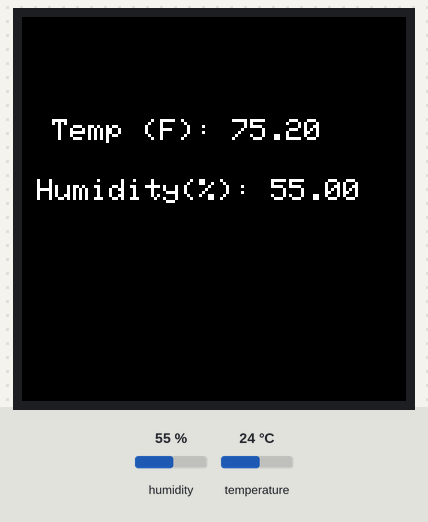
Simulated run of this sketch. Board: Arduino Uno, built with avr-gcc and run on an emulated ATmega328P. Shown: 128×128 colour display. Inputs (shaded band) come from the test bench; at power-on: humidity 55 %, temperature 24 °C. What the sketch prints to the serial monitor is not drawn.

Above: at 2.7 s.
2.8 s: humidity set to 22 %
At 4.7 s:
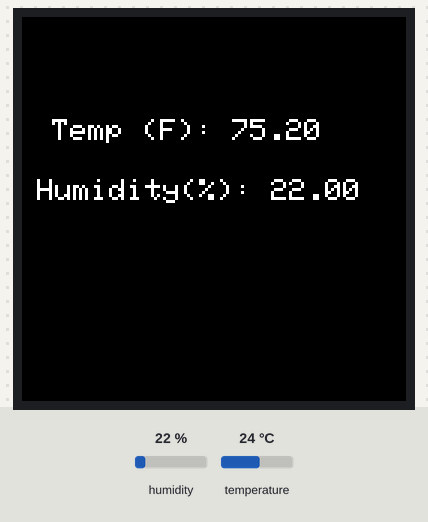
7.0 s: temperature set to 12 °C
At 9.0 s:
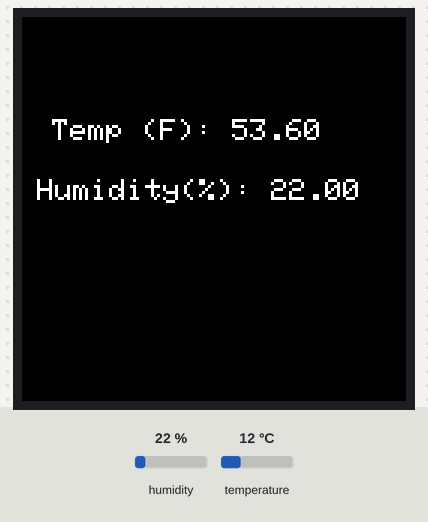
11.2 s: humidity set to 40 %
At 14.9 s:
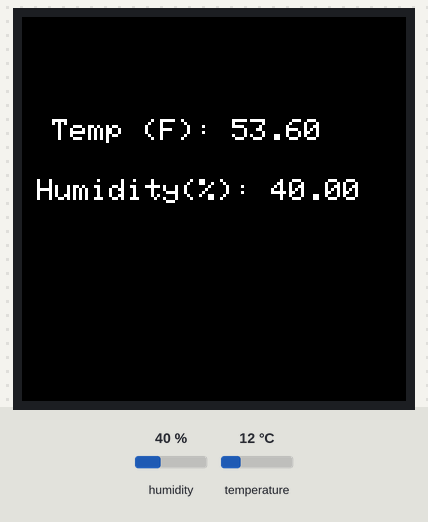
15.6 s: temperature set to 19 °C
At 19.1 s:
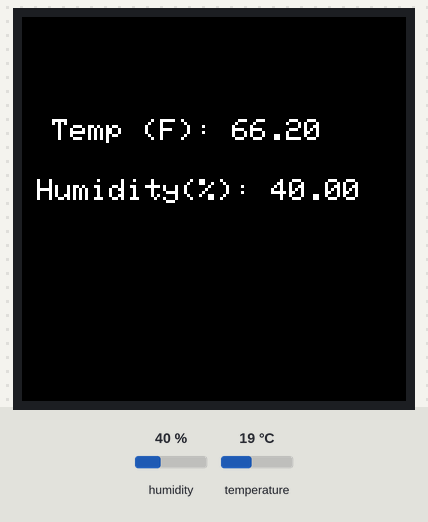
Timing chart, 0 to 20.6 s (numbered marks = the images above; inputs shaded):
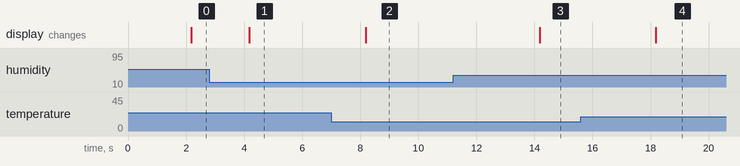

Measured:
- after the input at 2.8 s, the display: changes after 1.4 s (image 1)
- after the input at 7.0 s, the display: changes after 1.2 s (image 2)
- after the input at 11.2 s, the display: changes after 3.0 s (image 3)
- after the input at 15.6 s, the display: changes after 2.6 s (image 4)

The sketch:

displayTemp.ino
```cpp
#include <Adafruit_GFX.h>    // Core graphics library
#include <Adafruit_ST7735.h> // Hardware-specific library for ST7735
#include <DHT.h>// temp and humidity sensor library

#define TFT_CS         16
#define TFT_RST        0
#define TFT_DC         4

#define DATA_PIN 5
#define DHT_TYPE DHT22

//Instantiate an object of ST7735 and naming it tft
Adafruit_ST7735 tft = Adafruit_ST7735(TFT_CS, TFT_DC, TFT_RST);

//Instantiate an object of DHT and name it dht
DHT dht(DATA_PIN, DHT_TYPE);


unsigned long loopBeginTime = 0;
void setup() {
  // put your setup code here, to run once:
  Serial.begin(9600);
  Serial.println();
  dht.begin();
  Serial.println("Screen Initializing");
  // Init ST7735R chip, green tab
  tft.initR(INITR_144GREENTAB);
  Serial.println("Screen Initialized");

  tft.fillScreen(ST77XX_BLACK);
  tft.setTextWrap(true);


  tft.setTextSize(1);
  tft.setTextColor(ST77XX_WHITE,ST77XX_BLACK);
  loopBeginTime = millis();

}

void loop() {
  // put your main code here, to run repeatedly:


  if (millis()-loopBeginTime >2000) {
    loopBeginTime = millis();
    tft.setCursor(10,34);
    tft.print("Temp (F): ");
  tft.println(String(dht.readTemperature(true)));
    tft.setCursor(5,54);
   tft.print("Humidity(%): ");
  tft.println(String(dht.readHumidity()));
  }
}
```
